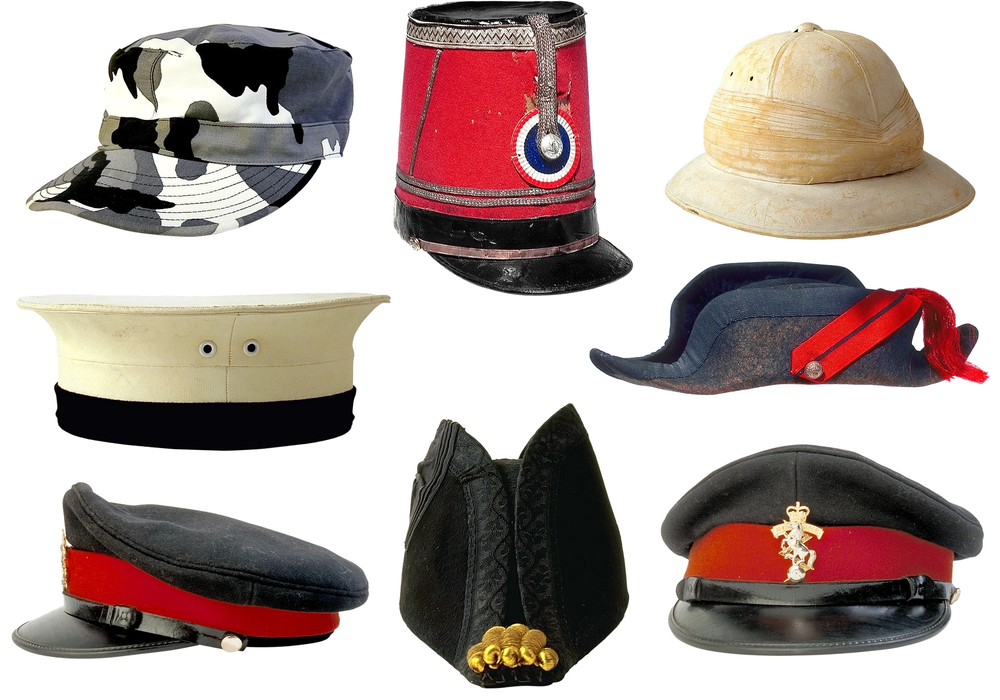
#> input picture opencv/data/hats.png, 1000 x 700 px, shrunk from 1920 x 1344 before the run
$ python '템플릿_매칭.py'
#> lines starting #> are read from the running program, lines starting #| are printed output that depends on the picture; after the words box and inside, x2 and y2 are one past the last pixel; in counts of white or black regions, pixels touching at a corner belong together
import cv2

src = cv2.imread('./data/hats.png', cv2.IMREAD_GRAYSCALE)
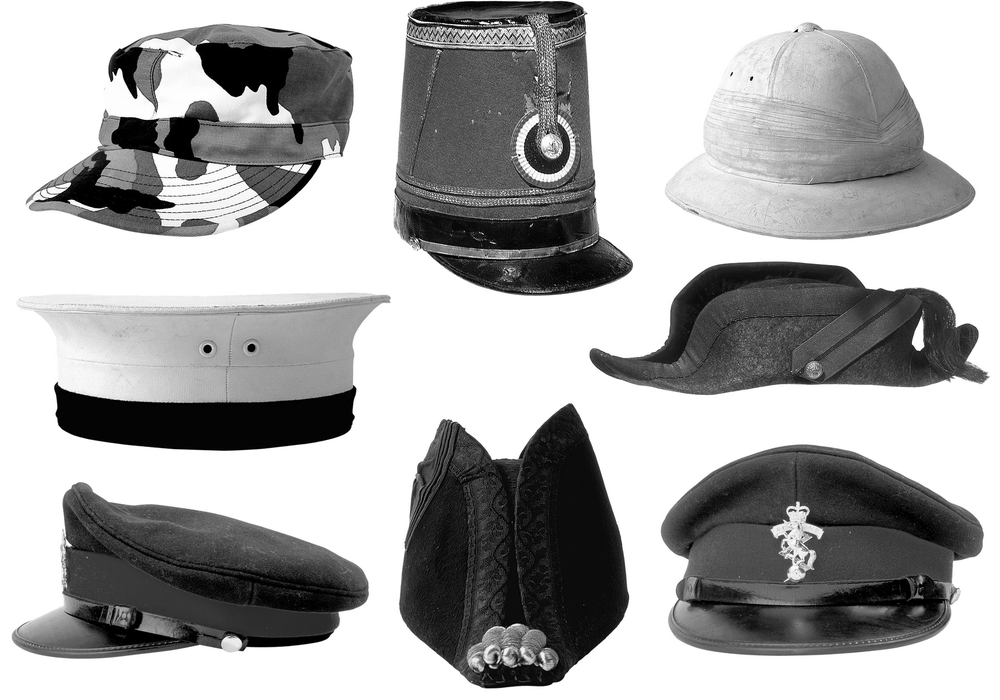
#> src: shape (700, 1000); min 0, max 255, mean 169.7
templit = cv2.imread('./data/hat.png',cv2.IMREAD_GRAYSCALE)
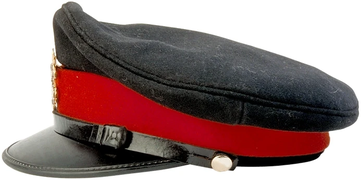
#> input picture opencv/data/hat.png, 361 x 180 px, shrunk from 693 x 345 before the run
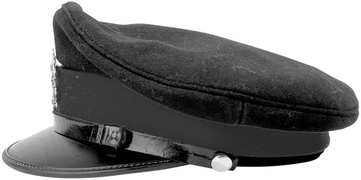
#> templit: shape (180, 361); min 0, max 255, mean 136.3
dst =  cv2.imread('./data/hats.png')
#> dst is the input picture: shape (700, 1000, 3); mean B, G, R 162.5, 166.1, 180.4

result=cv2.matchTemplate(src,templit,cv2.TM_SQDIFF_NORMED)
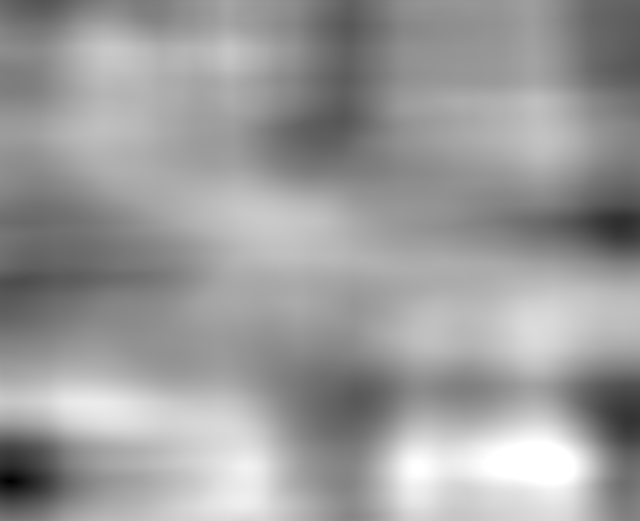
#> result: shape (521, 640) float32; min 0.0032, max 1, mean 0.612

minVal,maxVal,minLoc,maxLoc = cv2.minMaxLoc(result)
#> minVal = 0.0032; maxVal = 1; minLoc = (10, 481); maxLoc = (527, 442)
x,y = minLoc
#> x = 10; y = 481
h,w=templit.shape
#> h = 180; w = 361
dst=cv2.rectangle(dst,(x,y),(x+w,y+h),(0,0,255),1)
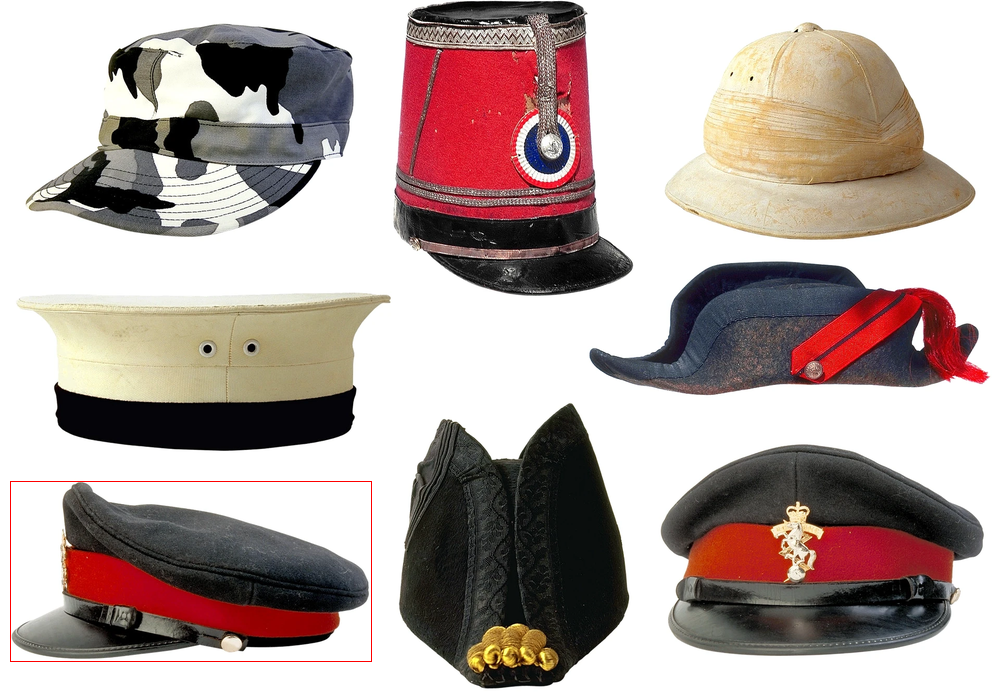
#> dst: shape (700, 1000, 3); 0.15% of pixels changed, all inside (x1, y1, x2, y2) = (10, 481, 372, 662)

cv2.imshow('dst',dst)
cv2.waitKey(0)
cv2.destroyAllWindows()
